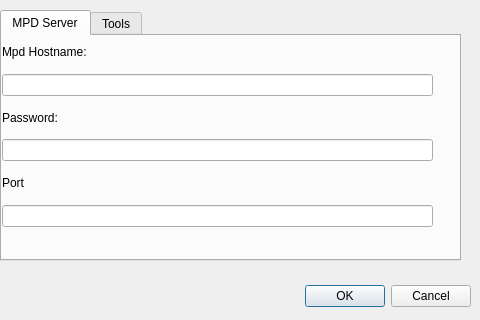
<?xml version="1.0" encoding="UTF-8"?>
<ui version="4.0">
 <class>Dialog</class>
 <widget class="QDialog" name="Dialog">
  <property name="windowModality">
   <enum>Qt::WindowModal</enum>
  </property>
  <property name="geometry">
   <rect>
    <x>0</x>
    <y>0</y>
    <width>480</width>
    <height>320</height>
   </rect>
  </property>
  <property name="windowTitle">
   <string>Dialog</string>
  </property>
  <property name="modal">
   <bool>true</bool>
  </property>
  <widget class="QDialogButtonBox" name="buttonBox">
   <property name="geometry">
    <rect>
     <x>170</x>
     <y>280</y>
     <width>301</width>
     <height>32</height>
    </rect>
   </property>
   <property name="orientation">
    <enum>Qt::Horizontal</enum>
   </property>
   <property name="standardButtons">
    <set>QDialogButtonBox::Cancel|QDialogButtonBox::Ok</set>
   </property>
  </widget>
  <widget class="QTabWidget" name="tabWidget">
   <property name="geometry">
    <rect>
     <x>0</x>
     <y>10</y>
     <width>461</width>
     <height>251</height>
    </rect>
   </property>
   <property name="currentIndex">
    <number>0</number>
   </property>
   <widget class="QWidget" name="ServerConfigTab">
    <attribute name="title">
     <string>MPD Server</string>
    </attribute>
    <widget class="QWidget" name="layoutWidget">
     <property name="geometry">
      <rect>
       <x>0</x>
       <y>0</y>
       <width>431</width>
       <height>191</height>
      </rect>
     </property>
     <layout class="QVBoxLayout" name="verticalLayout">
      <item>
       <widget class="QLabel" name="label">
        <property name="text">
         <string>Mpd Hostname:</string>
        </property>
       </widget>
      </item>
      <item>
       <widget class="QLineEdit" name="editHostname">
        <property name="echoMode">
         <enum>QLineEdit::Normal</enum>
        </property>
       </widget>
      </item>
      <item>
       <widget class="QLabel" name="label_2">
        <property name="text">
         <string>Password:</string>
        </property>
       </widget>
      </item>
      <item>
       <widget class="QLineEdit" name="EditPassword">
        <property name="echoMode">
         <enum>QLineEdit::Password</enum>
        </property>
       </widget>
      </item>
      <item>
       <widget class="QLabel" name="label_3">
        <property name="text">
         <string>Port</string>
        </property>
       </widget>
      </item>
      <item>
       <widget class="QLineEdit" name="editPort"/>
      </item>
     </layout>
    </widget>
   </widget>
   <widget class="QWidget" name="toolsTab">
    <attribute name="title">
     <string>Tools</string>
    </attribute>
    <widget class="QPushButton" name="btnRefreshPlaylist">
     <property name="geometry">
      <rect>
       <x>10</x>
       <y>10</y>
       <width>251</width>
       <height>34</height>
      </rect>
     </property>
     <property name="text">
      <string>Refresh Playlists</string>
     </property>
    </widget>
   </widget>
  </widget>
 </widget>
 <resources/>
 <connections>
  <connection>
   <sender>buttonBox</sender>
   <signal>accepted()</signal>
   <receiver>Dialog</receiver>
   <slot>accept()</slot>
   <hints>
    <hint type="sourcelabel">
     <x>248</x>
     <y>254</y>
    </hint>
    <hint type="destinationlabel">
     <x>157</x>
     <y>274</y>
    </hint>
   </hints>
  </connection>
  <connection>
   <sender>buttonBox</sender>
   <signal>rejected()</signal>
   <receiver>Dialog</receiver>
   <slot>reject()</slot>
   <hints>
    <hint type="sourcelabel">
     <x>316</x>
     <y>260</y>
    </hint>
    <hint type="destinationlabel">
     <x>286</x>
     <y>274</y>
    </hint>
   </hints>
  </connection>
 </connections>
</ui>
